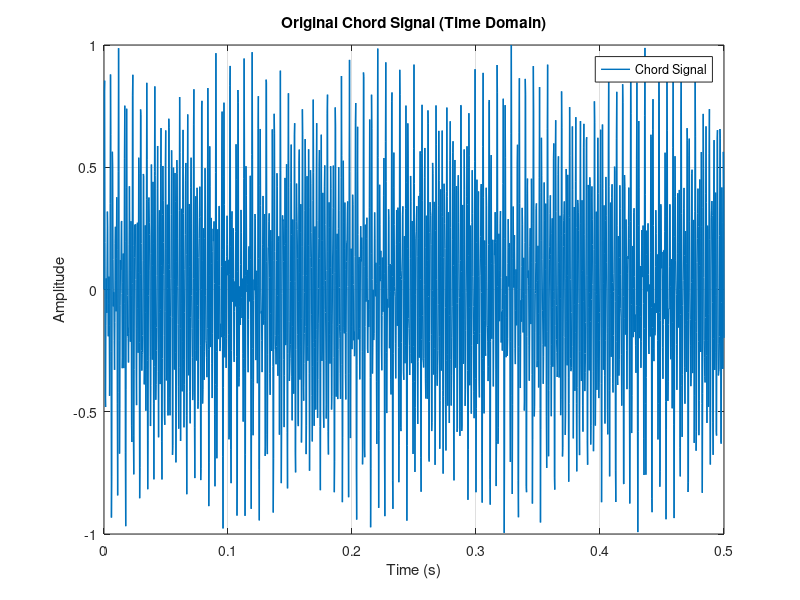
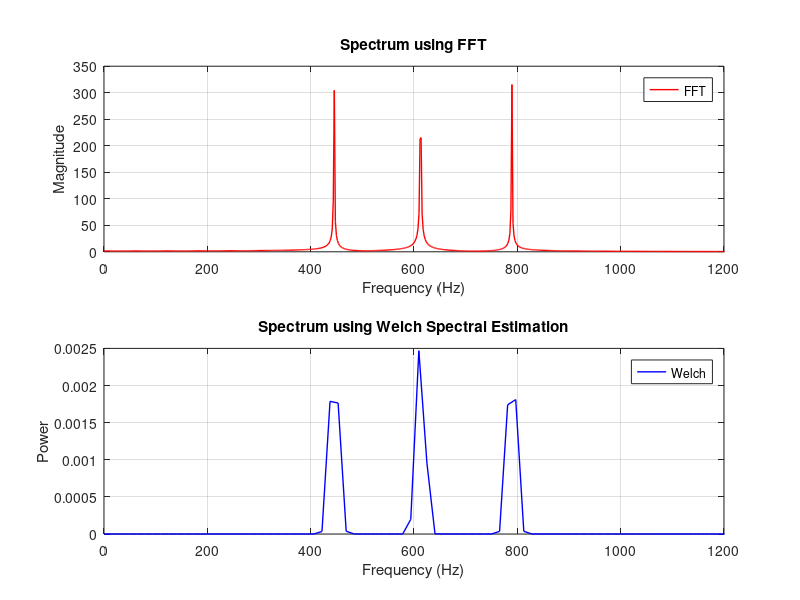

These charts were generated, in order, by the following MATLAB code:
% ===============================================================
% EE599 - Audio Engineering and Acoustics
% Assignment 11
% Spectral Estimation
%
% Student Name : Nichula Wasalathilaka
% Reg. No.     : E/20/425
%
% Description:
% This script demonstrates the difference between ordinary FFT
% analysis and Welch spectral estimation using a synthetic chord.
%
% NOTE:
% - MATLAB Online friendly
% - figures are shown on screen
% - please take screenshots manually
% ===============================================================

clc;
clear;
close all;

set(groot, 'defaultFigureVisible', 'on');

%% -------------------------------------------------------------
%  Signal generation
% --------------------------------------------------------------
fs = 4000;                 % Sampling frequency
t  = 0:1/fs:0.5;           % Short duration to worsen FFT resolution
t  = t(:);

% Frequencies intentionally chosen between FFT bins
f1 = 445.3;
f2 = 612.7;
f3 = 789.2;

x = sin(2*pi*f1*t) + sin(2*pi*f2*t) + sin(2*pi*f3*t);
x = x / max(abs(x) + eps);

N = length(x);

%% -------------------------------------------------------------
%  Reduced vectors for time-domain plotting
% --------------------------------------------------------------
step_t = max(1, floor(N / 2000));
idx_t  = 1:step_t:N;

t_plot = t(idx_t);
x_plot = x(idx_t);

%% -------------------------------------------------------------
%  FFT
% --------------------------------------------------------------
X = fft(x);

halfN = floor(N/2);
f_axis = (0:halfN-1) * (fs/N);
X_mag = abs(X(1:halfN));

%% -------------------------------------------------------------
%  Welch spectral estimation
% --------------------------------------------------------------
window = 256;
[pxx, w] = pwelch(x, window, [], [], fs);

%% -------------------------------------------------------------
%  Figure 1: Original chord signal in time domain
% --------------------------------------------------------------
figure('Color','w','Position',[100 100 900 420]);
plot(t_plot, x_plot, 'LineWidth', 1);
xlabel('Time (s)');
ylabel('Amplitude');
title('Original Chord Signal (Time Domain)');
legend('Chord Signal');
grid on;

drawnow;

%% -------------------------------------------------------------
%  Figure 2: FFT vs Welch spectral estimation
% --------------------------------------------------------------
figure('Color','w','Position',[100 100 900 650]);

subplot(2,1,1);
plot(f_axis, X_mag, 'r', 'LineWidth', 1);
xlabel('Frequency (Hz)');
ylabel('Magnitude');
title('Spectrum using FFT');
legend('FFT');
xlim([0 1200]);
grid on;

subplot(2,1,2);
plot(w, pxx, 'b', 'LineWidth', 1);
xlabel('Frequency (Hz)');
ylabel('Power');
title('Spectrum using Welch Spectral Estimation');
legend('Welch');
xlim([0 1200]);
grid on;

drawnow;

%% -------------------------------------------------------------
%  Save audio output
% --------------------------------------------------------------
audiowrite('assignment11_synthetic_chord.wav', x, fs);

disp('Assignment 11 completed successfully.');
disp('Please take screenshots of the 2 figures manually.');
disp('Suggested screenshot names:');
disp('  assignment11_time_domain.png');
disp('  assignment11_fft_vs_welch.png');
disp('Audio file saved:');
disp('  assignment11_synthetic_chord.wav');
